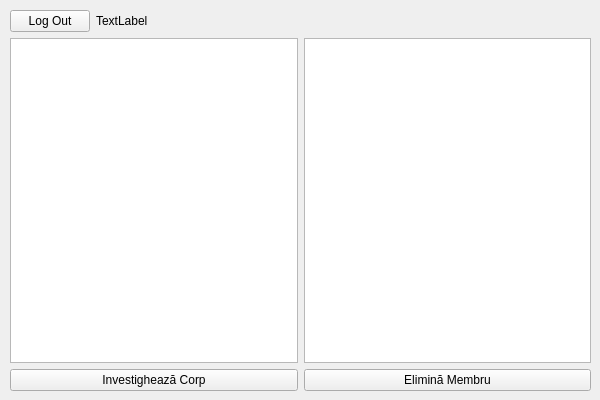
<?xml version="1.0" encoding="UTF-8"?>
<ui version="4.0">
 <class>MainWindow</class>
 <widget class="QMainWindow" name="MainWindow">
  <property name="geometry">
   <rect>
    <x>0</x>
    <y>0</y>
    <width>600</width>
    <height>400</height>
   </rect>
  </property>
  <property name="windowTitle">
   <string>SusApp</string>
  </property>
  <widget class="QWidget" name="centralwidget">
   <property name="enabled">
    <bool>true</bool>
   </property>
   <widget class="QWidget" name="verticalLayoutWidget">
    <property name="geometry">
     <rect>
      <x>10</x>
      <y>10</y>
      <width>581</width>
      <height>381</height>
     </rect>
    </property>
    <layout class="QVBoxLayout" name="verticalLayout">
     <item>
      <layout class="QHBoxLayout" name="horizontalLayout_4">
       <item>
        <widget class="QPushButton" name="pushButtonLogOut">
         <property name="text">
          <string>Log Out</string>
         </property>
        </widget>
       </item>
       <item>
        <widget class="QLabel" name="labelNume">
         <property name="text">
          <string>TextLabel</string>
         </property>
        </widget>
       </item>
       <item>
        <spacer name="horizontalSpacer">
         <property name="orientation">
          <enum>Qt::Horizontal</enum>
         </property>
         <property name="sizeHint" stdset="0">
          <size>
           <width>40</width>
           <height>20</height>
          </size>
         </property>
        </spacer>
       </item>
      </layout>
     </item>
     <item>
      <layout class="QHBoxLayout" name="horizontalLayout_2">
       <item>
        <layout class="QVBoxLayout" name="verticalLayout_3">
         <item>
          <widget class="QTableView" name="tableViewMembruEchipajEliminat">
           <property name="selectionMode">
            <enum>QAbstractItemView::SingleSelection</enum>
           </property>
           <property name="selectionBehavior">
            <enum>QAbstractItemView::SelectRows</enum>
           </property>
          </widget>
         </item>
         <item>
          <widget class="QPushButton" name="pushButtonInvestigheazaCorp">
           <property name="text">
            <string>Investighează Corp</string>
           </property>
          </widget>
         </item>
        </layout>
       </item>
       <item>
        <layout class="QVBoxLayout" name="verticalLayout_5">
         <item>
          <widget class="QTableView" name="tableViewMembruEchipajViu">
           <property name="selectionMode">
            <enum>QAbstractItemView::SingleSelection</enum>
           </property>
           <property name="selectionBehavior">
            <enum>QAbstractItemView::SelectRows</enum>
           </property>
          </widget>
         </item>
         <item>
          <widget class="QPushButton" name="pushButtonEliminaMembru">
           <property name="text">
            <string>Elimină Membru</string>
           </property>
          </widget>
         </item>
        </layout>
       </item>
      </layout>
     </item>
    </layout>
   </widget>
  </widget>
 </widget>
 <resources/>
 <connections/>
</ui>
